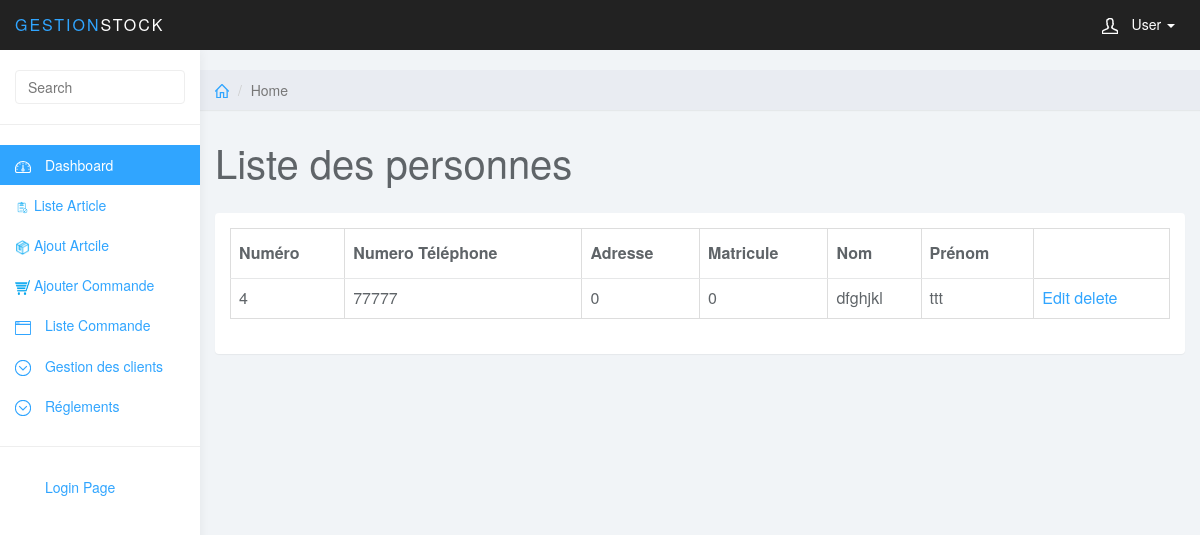
Screenshot of /index.controller.php?action=listePhysique&controller=client (signed in) with the database file from the repository.
### tables this page shows
CREATE TABLE `client` (
  `id` int(11) NOT NULL,
  `num_tel` varchar(8) NOT NULL,
  `adr_client` int(50) NOT NULL,
  `type_id` char(1) NOT NULL,
  `mat_fiscale` int(10) NOT NULL,
  `mat_client` int(8) NOT NULL,
  `nom_client` varchar(20) NOT NULL,
  `prenom_client` varchar(20) NOT NULL
);

### models/client.class.php (called while the page is built, shortened)
<?php
class Client
{
	public function getAll($cnx)
	{
		$query = 'SELECT * FROM client';
		$tab=$cnx->query($query)->fetchAll(PDO::FETCH_OBJ);
		return $tab;
	}
}
?>

### views/client/clientPhysique_liste.php (the view, shortened to what this page needs)
<?php include('include/header.php') ?>
	<div class="col-sm-9 col-sm-offset-3 col-lg-10 col-lg-offset-2 main">
		<div class="row">
			<ol class="breadcrumb">
				<li><a href="index.controller.php?action=dashboard&controller=admin"><svg class="glyph stroked home"><use xlink:href="#stroked-home"></use></svg></a></li>
				<li class="active">Home</li>
			</ol>
		</div>
		<div class="row">
			<div class="col-lg-12">
				<h1 class="page-header">Liste des personnes</h1>
			</div>
		</div>
		<div class="row">
			<div class="col-lg-12">
				<div class="panel panel-default">
					<div class="panel-body">
						<table class="table table-bordered"    data-sort-name="name" data-sort-order="desc">
						    <thead>
								 <tr>
								   <th>Numéro</th>
								   <th>Numero Téléphone</th>
								   <th>Adresse</th>
								   <th>Matricule</th>
								   <th>Nom</th>
								   <th>Prénom</th>
								 </tr>
							</thead>
							<?php foreach ($res as $client) {
							if($client->type_id=="0"){  ?>
							<tr>
							<td><?php echo $client->id; ?></td>
							<td><?php echo $client->num_tel; ?></td>
							<td><?php echo $client->adr_client; ?></td>
							<td><?php echo $client->mat_client; ?></td>
							<td><?php echo $client->nom_client; ?></td>
							<td><?php echo $client->prenom_client; ?></td>
							<td>
							<a href="index.controller.php?controller=client&action=showEdit&id=<?php echo $client->id; ?>">Edit</a>
							<a href="index.controller.php?controller=client&action=suppPhysique&id=<?php echo $client->id; ?>"> delete</a>
							</td>
							</tr>
								<?php }}?>
						</table>
					</div>
				</div>
			</div>
		</div>
	</div>

### css/styles.css (style rules this page uses)
body { background: #f1f4f7; padding-top: 50px; color: #5f6468; }
a, a:hover, a:focus { color: #30a5ff; }
h1, h2, h3, h4, h5, h6 { color: #5f6468; }
h1 { font-weight: 300; font-size: 40px; }
.panel { border: 0; }
.breadcrumb { border-radius: 0; padding: 10px 15px; background: #e9ecf2; box-shadow: 0 1px 1px rgba(0, 0, 0, .05); margin: 0 ; }
h1.page-header { margin-top: 30px; border-bottom: 0; }
.table { background: #fff; }
.table>thead>tr>th { border-bottom: 1px solid #e6e7e8; vertical-align: middle; height: 50px; }
.breadcrumb .glyph { height: 14px; width: 14px; margin: -2px 0 0 0; stroke-width: 4px; }

### rows the page displays
client: id "4", num_tel "77777", adr_client "0", mat_client "0", nom_client "dfghjkl", prenom_client "ttt"
